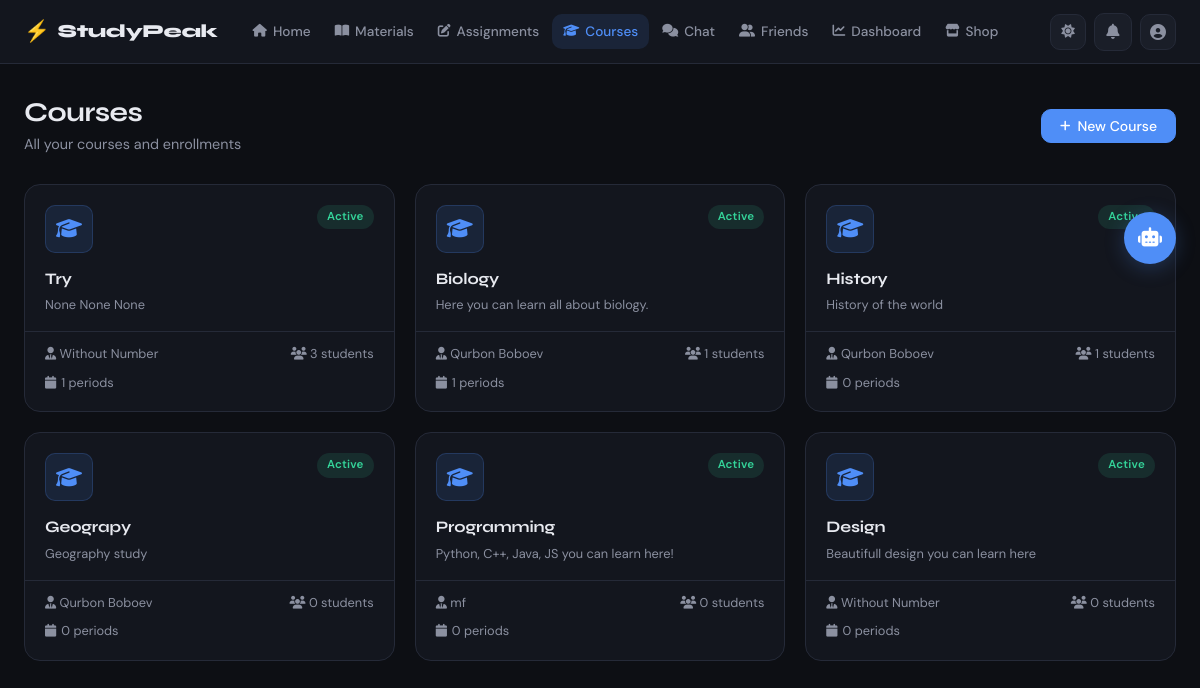
Screenshot of /crm/ (signed in) with the database file from the repository.
### crm/models.py (models this page shows, shortened)
class Course(models.Model):
    name = models.CharField(max_length=200)
    description = models.TextField(null=True, blank=True)
    teacher = models.ForeignKey(UserModel, on_delete=models.CASCADE, related_name='courses')
    students = models.ManyToManyField(UserModel, through='Enrollment', related_name='enrolled_courses')
    is_active = models.BooleanField(default=True)
    created_at = models.DateTimeField(auto_now_add=True)

### accounts/models.py (models this page shows, shortened)
class UserModel(AbstractUser):
    STUDENT = 'student'
    TEACHER = 'teacher'
    ADMIN = 'admin'
    ROLE_CHOICES = [
        (STUDENT, 'Student'),
        (TEACHER, 'Teacher'),
        (ADMIN, 'Admin'),
    ]
    email = models.EmailField(unique=True)
    role = models.CharField(max_length=10, choices=ROLE_CHOICES, default=STUDENT)
    is_verified = models.BooleanField(default=False)
    otp_code = models.CharField(max_length=6, null=True, blank=True)
    otp_created_at = models.DateTimeField(null=True, blank=True)
    reset_token = models.CharField(max_length=100, null=True, blank=True)
    deleted_at = models.DateTimeField(null=True, blank=True)
    REQUIRED_FIELDS = ['email', 'role']
    @property
    def is_teacher(self):
        return self.role == self.TEACHER
    @property
    def is_admin_role(self):
        return self.role == self.ADMIN

### crm/views.py (the view, shortened to what this page needs)
# urls.py: path('', CourseListView.as_view(), name='course_list'),
class CourseListView(SessionLoginRequiredMixin, View):
    def get(self, request):
        user = get_current_user(request)
        my_teacher_courses = Course.objects.filter(teacher=user)
        if user.is_superuser or user.is_admin_role:
            courses = Course.objects.all()
            available = None
        elif my_teacher_courses.exists() or user.is_teacher:
            courses = my_teacher_courses
            available = None
        return render(request, 'crm/course_list.html', {
            'courses': courses,
            'available': available,
            'user': user,
        })

### accounts/permissions.py (called while the page is built)
def get_current_user(request):
    user_id = request.session.get('user_id')
    if not user_id:
        return None
    return UserModel.objects.filter(id=user_id).first()

    def dispatch(self, request, *args, **kwargs):
        if not request.session.get('user_id'):
            messages.error(request, 'Please login first!')
            return redirect('login')
        return super().dispatch(request, *args, **kwargs)

### templates/crm/course_list.html (shortened to what this page needs)
{% extends 'base.html' %}
{% load static %}
{% block nav_crm %}active{% endblock %}
{% block extra_css %}
<link rel="stylesheet" href="{% static 'css/crm.css' %}">
{% endblock %}
{% block content %}
<div class="container">
    <div class="page-header">
        <div>
            <h1 class="page-title">Courses</h1>
            <p class="page-subtitle">All your courses and enrollments</p>
        </div>
        {% if user.is_teacher or user.is_admin_role %}
        <a href="{% url 'course_create' %}" class="btn btn-primary">
            <i class="fa-solid fa-plus"></i> New Course
        </a>
        {% endif %}
    </div>
    {% if courses %}
    <div class="course-grid">
        {% for course in courses %}
        <a href="{% url 'course_detail' course.id %}" class="course-card card">
            <div class="course-card-header">
                <div class="course-card-icon">
                    <i class="fa-solid fa-graduation-cap"></i>
                </div>
                <div class="course-card-badges">
                    {% if course.is_active %}
                    <span class="badge badge-green">Active</span>
                    {% else %}
                    <span class="badge badge-gray">Inactive</span>
                    {% endif %}
                </div>
            </div>
            <div class="course-card-body">
                <h3 class="course-card-name">{{ course.name }}</h3>
                {% if course.description %}
                <p class="course-card-desc text-muted text-sm">{{ course.description|truncatechars:80 }}</p>
                {% endif %}
            </div>
            <div class="course-card-footer">
                <div class="course-card-meta">
                    <span class="text-sm text-muted">
                        <i class="fa-solid fa-user-tie"></i> {{ course.teacher.username }}
                    </span>
                    <span class="text-sm text-muted">
                        <i class="fa-solid fa-users"></i>
                        {{ course.enrollments.count }} students
                    </span>
                </div>
                <span class="course-card-periods text-sm text-muted">
                    <i class="fa-solid fa-calendar"></i>
                    {{ course.periods.count }} periods
                </span>
            </div>
        </a>
        {% endfor %}
    </div>
    {% endif %}
</div>
{% endblock %}

### static/css/main.css (style rules this page uses)
:root { --bg: #0d0f14; --bg-2: #13161e; --bg-3: #1a1e28; --bg-4: #212636; --border: #252a38; --border-2: #2e3446; --text: #e8eaf0; --text-2: #8b90a0; --text-3: #555b6e; --accent: #4f8ef7; --accent-hover: #3a7be8; --accent-soft: rgba(79, 142, 247, 0.12); --accent-glow: rgba(79, 142, 247, 0.25); --success: #34d399; --success-soft: rgba(52, 211, 153, 0.12); --danger: #f87171; --danger-soft: rgba(248, 113, 113, 0.12); --warning: #fbbf24; --warning-soft: rgba(251, 191, 36, 0.12); --radius: 10px; --radius-lg: 16px; --radius-xl: 20px; --shadow: 0 4px 24px rgba(0,0,0,0.4); --shadow-sm: 0 2px 8px rgba(0,0,0,0.3); --nav-h: 64px; --font-display: 'Syne', sans-serif; --font-body: 'DM Sans', sans-serif; --transition: 0.2s ease; }
*, *::before, *::after { margin: 0; padding: 0; box-sizing: border-box; }
html { scroll-behavior: smooth; }
body { font-family: var(--font-body); background: var(--bg); color: var(--text); min-height: 100vh; line-height: 1.6; transition: background var(--transition), color var(--transition); -webkit-font-smoothing: antialiased; -moz-osx-font-smoothing: grayscale; }
a { color: inherit; text-decoration: none; }
.container { max-width: 1280px; margin: 0 auto; padding: 32px 24px; }
.page-header { display: flex; align-items: center; justify-content: space-between; margin-bottom: 28px; gap: 16px; flex-wrap: wrap; }
.page-title { font-family: var(--font-display); font-size: 1.7rem; font-weight: 700; color: var(--text); letter-spacing: -0.02em; line-height: 1.2; }
.page-subtitle { font-size: 0.9rem; color: var(--text-2); margin-top: 4px; display: flex; align-items: center; gap: 6px; flex-wrap: wrap; }
.card { background: var(--bg-2); border: 1px solid var(--border); border-radius: var(--radius-lg); padding: 24px; transition: border-color var(--transition); }
.btn { display: inline-flex; align-items: center; gap: 7px; padding: 9px 18px; border-radius: var(--radius); font-family: var(--font-body); font-size: 0.875rem; font-weight: 500; cursor: pointer; border: 1px solid transparent; transition: all var(--transition); white-space: nowrap; line-height: 1; text-decoration: none; user-select: none; }
.btn i { font-size: 0.85em; }
.btn-primary { background: var(--accent); color: #fff; border-color: var(--accent); }
.badge { display: inline-flex; align-items: center; gap: 4px; padding: 3px 10px; border-radius: 20px; font-size: 0.72rem; font-weight: 600; letter-spacing: 0.02em; white-space: nowrap; }
.badge-green { background: var(--success-soft); color: var(--success); }
.text-sm { font-size: 0.8rem !important; }
.text-muted { color: var(--text-2) !important; }

### static/css/crm.css (style rules this page uses)
.course-grid { display: grid; grid-template-columns: repeat(auto-fill, minmax(280px, 1fr)); gap: 20px; }
.course-card { padding: 0; overflow: hidden; display: flex; flex-direction: column; text-decoration: none; transition: border-color var(--transition), transform var(--transition), box-shadow var(--transition); position: relative; }
.course-card::before { content: ''; position: absolute; top: 0; left: 0; right: 0; height: 3px; background: linear-gradient(90deg, var(--accent), transparent); opacity: 0; transition: opacity var(--transition); }
.course-card-header { display: flex; align-items: flex-start; justify-content: space-between; padding: 20px 20px 0; gap: 12px; }
.course-card-icon { width: 48px; height: 48px; border-radius: var(--radius); background: var(--accent-soft); border: 1px solid rgba(79, 142, 247, 0.2); display: flex; align-items: center; justify-content: center; font-size: 1.3rem; color: var(--accent); flex-shrink: 0; transition: background var(--transition); }
.course-card-badges { display: flex; flex-direction: column; gap: 4px; align-items: flex-end; }
.course-card-body { padding: 16px 20px; flex: 1; }
.course-card-name { font-family: var(--font-display); font-size: 1rem; font-weight: 700; color: var(--text); letter-spacing: -0.01em; margin-bottom: 6px; line-height: 1.3; transition: color var(--transition); }
.course-card-desc { line-height: 1.55; display: -webkit-box; -webkit-box-orient: vertical; overflow: hidden; }
.course-card-footer { padding: 12px 20px 18px; border-top: 1px solid var(--border); display: flex; flex-direction: column; gap: 8px; }
.course-card-meta { display: flex; align-items: center; justify-content: space-between; gap: 8px; flex-wrap: wrap; }
.course-card-periods { display: flex; align-items: center; gap: 5px; }

### rows the page displays
Course: is_active "Active", name "Try", description "None None None", teacher.username "Without Number", enrollments.count "3", periods.count "1"
Course: is_active "Active", name "Biology", description "Here you can learn all about biology.", teacher.username "Qurbon Boboev", enrollments.count "1", periods.count "1"
Course: is_active "Active", name "History", description "History of the world", teacher.username "Qurbon Boboev", enrollments.count "1", periods.count "0"
Course: is_active "Active", name "Geograpy", description "Geography study", teacher.username "Qurbon Boboev", enrollments.count "0", periods.count "0"
Course: is_active "Active", name "Programming", description "Python, C++, Java, JS you can learn here!", teacher.username "mf", enrollments.count "0", periods.count "0"
Course: is_active "Active", name "Design", description "Beautifull design you can learn here", teacher.username "Without Number", enrollments.count "0", periods.count "0"
